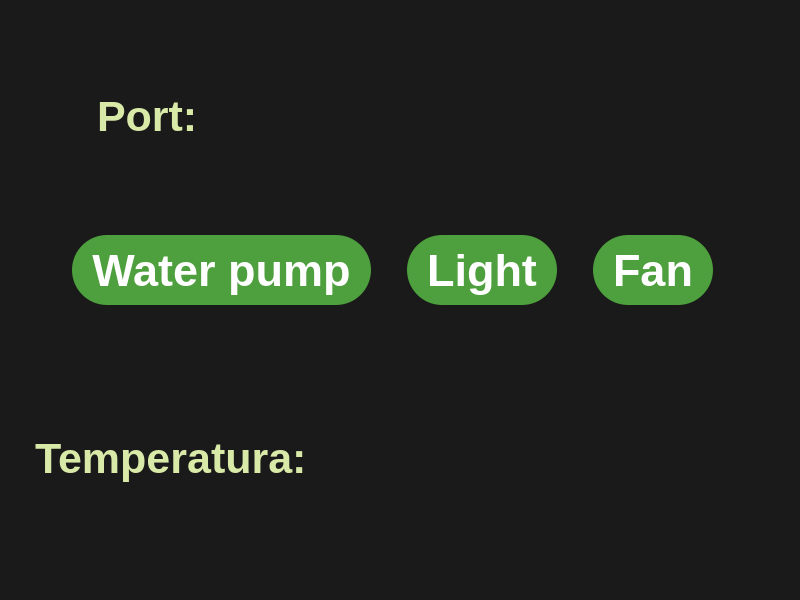
<?xml version="1.0" encoding="UTF-8"?>
<ui version="4.0">
 <class>MainWindow</class>
 <widget class="QMainWindow" name="MainWindow">
  <property name="geometry">
   <rect>
    <x>0</x>
    <y>0</y>
    <width>800</width>
    <height>600</height>
   </rect>
  </property>
  <property name="sizePolicy">
   <sizepolicy hsizetype="Preferred" vsizetype="Preferred">
    <horstretch>0</horstretch>
    <verstretch>0</verstretch>
   </sizepolicy>
  </property>
  <property name="windowTitle">
   <string>MainWindow</string>
  </property>
  <property name="styleSheet">
   <string notr="true">font: 22pt &quot;OCR A Extended&quot;;
background-color: rgb(25, 26, 25);
color: rgb(216, 233, 168);
font-weight: 500;zzz</string>
  </property>
  <widget class="QWidget" name="centralwidget">
   <layout class="QVBoxLayout" name="verticalLayout">
    <item>
     <layout class="QHBoxLayout" name="horizontalLayout">
      <item>
       <spacer name="horizontalSpacer_11">
        <property name="orientation">
         <enum>Qt::Horizontal</enum>
        </property>
        <property name="sizeHint" stdset="0">
         <size>
          <width>40</width>
          <height>20</height>
         </size>
        </property>
       </spacer>
      </item>
      <item>
       <widget class="QLabel" name="Port">
        <property name="styleSheet">
         <string notr="true">font-size: 43px;
font: 36pt &quot;OCR A Extended&quot;;
font-weight: 500;
color: rgb(216, 233, 168);
</string>
        </property>
        <property name="text">
         <string>Port:</string>
        </property>
       </widget>
      </item>
      <item>
       <spacer name="horizontalSpacer_10">
        <property name="orientation">
         <enum>Qt::Horizontal</enum>
        </property>
        <property name="sizeHint" stdset="0">
         <size>
          <width>40</width>
          <height>20</height>
         </size>
        </property>
       </spacer>
      </item>
      <item>
       <widget class="QLineEdit" name="Port_line">
        <property name="styleSheet">
         <string notr="true">font-size: 43px;
font: 48pt &quot;OCR A Extended&quot;;
font-weight: 500;
color:rgb(216, 233, 168); 
border-radius: 4px;</string>
        </property>
       </widget>
      </item>
      <item>
       <spacer name="horizontalSpacer_2">
        <property name="orientation">
         <enum>Qt::Horizontal</enum>
        </property>
        <property name="sizeType">
         <enum>QSizePolicy::MinimumExpanding</enum>
        </property>
        <property name="sizeHint" stdset="0">
         <size>
          <width>15</width>
          <height>35</height>
         </size>
        </property>
       </spacer>
      </item>
     </layout>
    </item>
    <item>
     <spacer name="verticalSpacer_2">
      <property name="orientation">
       <enum>Qt::Vertical</enum>
      </property>
      <property name="sizeType">
       <enum>QSizePolicy::Fixed</enum>
      </property>
      <property name="sizeHint" stdset="0">
       <size>
        <width>10</width>
        <height>5</height>
       </size>
      </property>
     </spacer>
    </item>
    <item>
     <layout class="QHBoxLayout" name="horizontalLayout_2">
      <item>
       <spacer name="horizontalSpacer_7">
        <property name="orientation">
         <enum>Qt::Horizontal</enum>
        </property>
        <property name="sizeHint" stdset="0">
         <size>
          <width>40</width>
          <height>20</height>
         </size>
        </property>
       </spacer>
      </item>
      <item>
       <widget class="QPushButton" name="Red">
        <property name="styleSheet">
         <string notr="true">QPushButton {
	font: 48pt &quot;OCR A Extended&quot;;
	display: inline-block;	
	box-sizing: border-box;
	padding: 0 20px;
	margin: 0 15px 15px 0;
	outline: none;
	border: none;  
	border-radius: 35px;
	height: 70px;
	line-height: 32px;
	font-size: 45px;
	font-weight: 500;
	text-decoration: none;
	color: #fff;
	background-color: rgb(78, 159, 61);
    background: qradialgradient(cx:0, cy:0, radius: 1,
                  fx:0.5, fy:0.5, stop:0 rgb(78, 159, 61), stop:1 rgb(30, 81, 40));
	box-shadow: 0 2px #21487f;
	cursor: pointer;
	user-select: none;
	appearance: none;
	touch-action: manipulation;  
	vertical-align: top;
}
QPushButton:hover {
	background-color: rgb(30, 81, 40);
    background: qradialgradient(cx:0, cy:0, radius: 1,
                  fx:0.5, fy:0.5, stop:0 rgb(217, 203, 80), stop:1 rgb(78, 159, 61));
}
</string>
        </property>
        <property name="text">
         <string>Water pump</string>
        </property>
        <property name="checkable">
         <bool>true</bool>
        </property>
       </widget>
      </item>
      <item>
       <spacer name="horizontalSpacer_4">
        <property name="orientation">
         <enum>Qt::Horizontal</enum>
        </property>
        <property name="sizeType">
         <enum>QSizePolicy::Fixed</enum>
        </property>
        <property name="sizeHint" stdset="0">
         <size>
          <width>15</width>
          <height>55</height>
         </size>
        </property>
       </spacer>
      </item>
      <item>
       <widget class="QPushButton" name="Green">
        <property name="styleSheet">
         <string notr="true">QPushButton {
	font: 48pt &quot;OCR A Extended&quot;;
	display: inline-block;	
	box-sizing: border-box;
	padding: 0 20px;
	margin: 0 15px 15px 0;
	outline: none;
	border: none;  
	border-radius: 35px;
	height: 70px;
	line-height: 32px;
	font-size: 45px;
	font-weight: 500;
	text-decoration: none;
	color: #fff;
	background-color: rgb(78, 159, 61);
    background: qradialgradient(cx:0, cy:0, radius: 1,
                  fx:0.5, fy:0.5, stop:0 rgb(78, 159, 61), stop:1 rgb(30, 81, 40));
	box-shadow: 0 2px #21487f;
	cursor: pointer;
	user-select: none;
	appearance: none;
	touch-action: manipulation;  
	vertical-align: top;
}
QPushButton:hover {
	background-color: rgb(30, 81, 40);
    background: qradialgradient(cx:0, cy:0, radius: 1,
                  fx:0.5, fy:0.5, stop:0 rgb(217, 203, 80), stop:1 rgb(78, 159, 61));
}
</string>
        </property>
        <property name="text">
         <string>Light</string>
        </property>
        <property name="checkable">
         <bool>true</bool>
        </property>
       </widget>
      </item>
      <item>
       <spacer name="horizontalSpacer_5">
        <property name="orientation">
         <enum>Qt::Horizontal</enum>
        </property>
        <property name="sizeType">
         <enum>QSizePolicy::Fixed</enum>
        </property>
        <property name="sizeHint" stdset="0">
         <size>
          <width>15</width>
          <height>55</height>
         </size>
        </property>
       </spacer>
      </item>
      <item>
       <widget class="QPushButton" name="Blue">
        <property name="styleSheet">
         <string notr="true">QPushButton {
	font: 48pt &quot;OCR A Extended&quot;;
	display: inline-block;	
	box-sizing: border-box;
	padding: 0 20px;
	margin: 0 15px 15px 0;
	outline: none;
	border: none;  
	border-radius: 35px;
	height: 70px;
	line-height: 32px;
	font-size: 45px;
	font-weight: 500;
	text-decoration: none;
	color: #fff;
	background-color: rgb(78, 159, 61);
    background: qradialgradient(cx:0, cy:0, radius: 1,
                  fx:0.5, fy:0.5, stop:0 rgb(78, 159, 61), stop:1 rgb(30, 81, 40));
	box-shadow: 0 2px #21487f;
	cursor: pointer;
	user-select: none;
	appearance: none;
	touch-action: manipulation;  
	vertical-align: top;
}
QPushButton:hover {
	background-color: rgb(30, 81, 40);
    background: qradialgradient(cx:0, cy:0, radius: 1,
                  fx:0.5, fy:0.5, stop:0 rgb(217, 203, 80), stop:1 rgb(78, 159, 61));
}
</string>
        </property>
        <property name="text">
         <string>Fan</string>
        </property>
        <property name="checkable">
         <bool>true</bool>
        </property>
       </widget>
      </item>
      <item>
       <spacer name="horizontalSpacer_6">
        <property name="orientation">
         <enum>Qt::Horizontal</enum>
        </property>
        <property name="sizeType">
         <enum>QSizePolicy::MinimumExpanding</enum>
        </property>
        <property name="sizeHint" stdset="0">
         <size>
          <width>15</width>
          <height>55</height>
         </size>
        </property>
       </spacer>
      </item>
     </layout>
    </item>
    <item>
     <spacer name="verticalSpacer">
      <property name="orientation">
       <enum>Qt::Vertical</enum>
      </property>
      <property name="sizeType">
       <enum>QSizePolicy::Preferred</enum>
      </property>
      <property name="sizeHint" stdset="0">
       <size>
        <width>25</width>
        <height>25</height>
       </size>
      </property>
     </spacer>
    </item>
    <item>
     <layout class="QHBoxLayout" name="horizontalLayout_4">
      <item>
       <spacer name="horizontalSpacer_14">
        <property name="orientation">
         <enum>Qt::Horizontal</enum>
        </property>
        <property name="sizeHint" stdset="0">
         <size>
          <width>20</width>
          <height>20</height>
         </size>
        </property>
       </spacer>
      </item>
      <item>
       <widget class="QLabel" name="Temp_label_2">
        <property name="styleSheet">
         <string notr="true">font-size: 43px;
font: 36pt &quot;OCR A Extended&quot;;
font-weight: 500;
color: #D8E9A8;</string>
        </property>
        <property name="text">
         <string>Temperatura:</string>
        </property>
       </widget>
      </item>
      <item>
       <spacer name="horizontalSpacer_9">
        <property name="orientation">
         <enum>Qt::Horizontal</enum>
        </property>
        <property name="sizeHint" stdset="0">
         <size>
          <width>40</width>
          <height>20</height>
         </size>
        </property>
       </spacer>
      </item>
      <item>
       <widget class="QLineEdit" name="Temperatura_label_2">
        <property name="styleSheet">
         <string notr="true">font-size: 43px;
font: 48pt &quot;OCR A Extended&quot;;
font-weight: 500;
color:rgb(216, 233, 168); 
border-radius: 4px;</string>
        </property>
       </widget>
      </item>
      <item>
       <spacer name="horizontalSpacer_8">
        <property name="orientation">
         <enum>Qt::Horizontal</enum>
        </property>
        <property name="sizeType">
         <enum>QSizePolicy::MinimumExpanding</enum>
        </property>
        <property name="sizeHint" stdset="0">
         <size>
          <width>15</width>
          <height>35</height>
         </size>
        </property>
       </spacer>
      </item>
     </layout>
    </item>
   </layout>
  </widget>
  <widget class="QMenuBar" name="menubar">
   <property name="geometry">
    <rect>
     <x>0</x>
     <y>0</y>
     <width>800</width>
     <height>50</height>
    </rect>
   </property>
  </widget>
  <widget class="QStatusBar" name="statusbar"/>
 </widget>
 <resources/>
 <connections/>
</ui>
